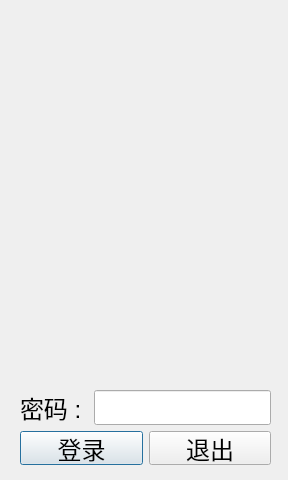
<?xml version="1.0" encoding="UTF-8"?>
<ui version="4.0">
 <class>loginDialog</class>
 <widget class="QDialog" name="loginDialog">
  <property name="geometry">
   <rect>
    <x>0</x>
    <y>0</y>
    <width>288</width>
    <height>480</height>
   </rect>
  </property>
  <property name="windowTitle">
   <string>登陆</string>
  </property>
  <property name="windowIcon">
   <iconset resource="image.qrc">
    <normaloff>:/png/splash.png</normaloff>:/png/splash.png</iconset>
  </property>
  <property name="styleSheet">
   <string notr="true">background-image: url(:/png/splash.png);</string>
  </property>
  <widget class="QWidget" name="layoutWidget">
   <property name="geometry">
    <rect>
     <x>20</x>
     <y>390</y>
     <width>251</width>
     <height>75</height>
    </rect>
   </property>
   <layout class="QVBoxLayout" name="verticalLayout">
    <item>
     <layout class="QHBoxLayout" name="horizontalLayout_2">
      <item>
       <widget class="QLabel" name="label_3">
        <property name="font">
         <font>
          <pointsize>18</pointsize>
         </font>
        </property>
        <property name="layoutDirection">
         <enum>Qt::LeftToRight</enum>
        </property>
        <property name="text">
         <string>密码 : </string>
        </property>
       </widget>
      </item>
      <item>
       <widget class="QLineEdit" name="lineEdit_2">
        <property name="maximumSize">
         <size>
          <width>177</width>
          <height>16777215</height>
         </size>
        </property>
        <property name="font">
         <font>
          <pointsize>18</pointsize>
         </font>
        </property>
        <property name="layoutDirection">
         <enum>Qt::LeftToRight</enum>
        </property>
        <property name="echoMode">
         <enum>QLineEdit::Password</enum>
        </property>
       </widget>
      </item>
     </layout>
    </item>
    <item>
     <layout class="QHBoxLayout" name="horizontalLayout_5">
      <item>
       <widget class="QPushButton" name="pushButton">
        <property name="font">
         <font>
          <pointsize>18</pointsize>
         </font>
        </property>
        <property name="text">
         <string>登录</string>
        </property>
       </widget>
      </item>
      <item>
       <widget class="QPushButton" name="pushButton_3">
        <property name="font">
         <font>
          <pointsize>18</pointsize>
         </font>
        </property>
        <property name="text">
         <string>退出</string>
        </property>
       </widget>
      </item>
     </layout>
    </item>
   </layout>
  </widget>
 </widget>
 <resources>
  <include location="image.qrc"/>
 </resources>
 <connections/>
</ui>
